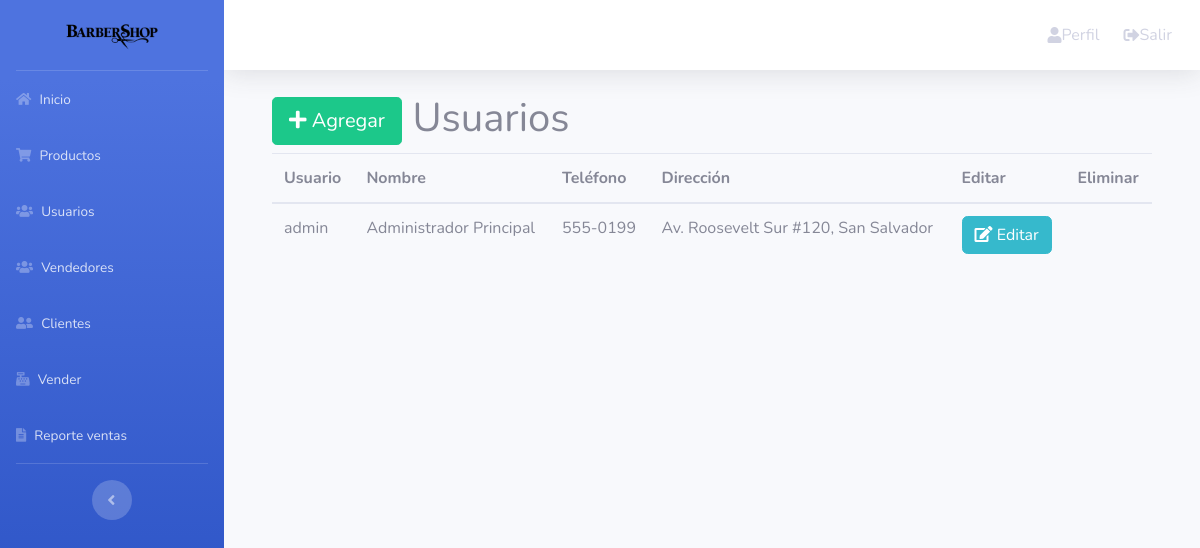
/usuarios.php (signed in), run on the app's committed database.
### tables this page shows
CREATE TABLE `usuarios` (
  `id` INT AUTO_INCREMENT PRIMARY KEY,
  `usuario` VARCHAR(50) NOT NULL UNIQUE,
  `nombre` VARCHAR(100) NOT NULL,
  `telefono` VARCHAR(20) NOT NULL,
  `direccion` TEXT DEFAULT NULL,
  `password` VARCHAR(255) NOT NULL,
  `rol` VARCHAR(50) NOT NULL DEFAULT 'Vendedor',
  INDEX `idx_usuario` (`usuario`)
);

### funciones.php (called while the page is built, shortened)
<?php
function obtenerUsuarios(){
    $sentencia = "SELECT id, usuario, nombre, telefono, direccion, rol FROM usuarios";
    return select($sentencia);
}
function select($sentencia, $parametros = []){
    $bd = conectarBaseDatos();
    $respuesta = $bd->prepare($sentencia);
    $respuesta->execute($parametros);
    return $respuesta->fetchAll();
}
function conectarBaseDatos() {
    $host = defined('DB_HOST') ? DB_HOST : (getenv('DB_HOST') ?: 'localhost');
    $db   = defined('DB_NAME') ? DB_NAME : (getenv('DB_NAME') ?: 'ventas_php');
    $user = defined('DB_USER') ? DB_USER : (getenv('DB_USER') ?: 'root');
    $pass = defined('DB_PASS') ? DB_PASS : (getenv('DB_PASS') !== false ? getenv('DB_PASS') : '');
    $charset = defined('DB_CHARSET') ? DB_CHARSET : (getenv('DB_CHARSET') ?: 'utf8mb4');
    $options = [
        \PDO::ATTR_ERRMODE            => \PDO::ERRMODE_EXCEPTION,
        \PDO::ATTR_DEFAULT_FETCH_MODE => \PDO::FETCH_OBJ,
        \PDO::ATTR_EMULATE_PREPARES   => false,
    ];
    $dsn = "mysql:host=$host;dbname=$db;charset=$charset";
    try {
        $pdo = new \PDO($dsn, $user, $pass, $options);
        return $pdo;
    } catch (\PDOException $e) {
        throw new \PDOException($e->getMessage(), (int)$e->getCode());
    }
}

### usuarios.php (the view, shortened to what this page needs)
<?php
include_once "encabezado.php";
include_once "funciones.php";
include_once "navbar.php";
$usuarios = obtenerUsuarios();
?>
<div class="container">
    <h1>
        <a class="btn btn-success btn-lg" href="agregar_usuario.php">
            <i class="fa fa-plus"></i>
            Agregar
        </a>
        Usuarios
    </h1>
    <table class="table">
        <thead>
            <tr>
                <th>Usuario</th>
                <th>Nombre</th>
                <th>Teléfono</th>
                <th>Dirección</th>
                <th>Editar</th>
                <th>Eliminar</th>
            </tr>
        </thead>
        <tbody>
            <?php
            foreach ($usuarios as $usuario) {
            ?>
                <tr>
                    <td><?php echo $usuario->usuario; ?></td>
                    <td><?php echo $usuario->nombre; ?></td>
                    <td><?php echo $usuario->telefono; ?></td>
                    <td><?php echo $usuario->direccion; ?></td>
                    <td>
                        <a class="btn btn-info" href="editar_usuario.php?id=<?php echo $usuario->id; ?>">
                            <i class="fa fa-edit"></i>
                            Editar
                        </a>
                    </td>
                    <td>
                    </td>
                </tr>
            <?php } ?>
        </tbody>
    </table>
</div>

### data on the page
usuarios: usuario "admin", nombre "Administrador Principal", telefono "555-0199", direccion "Av. Roosevelt Sur #120, San Salvador"
